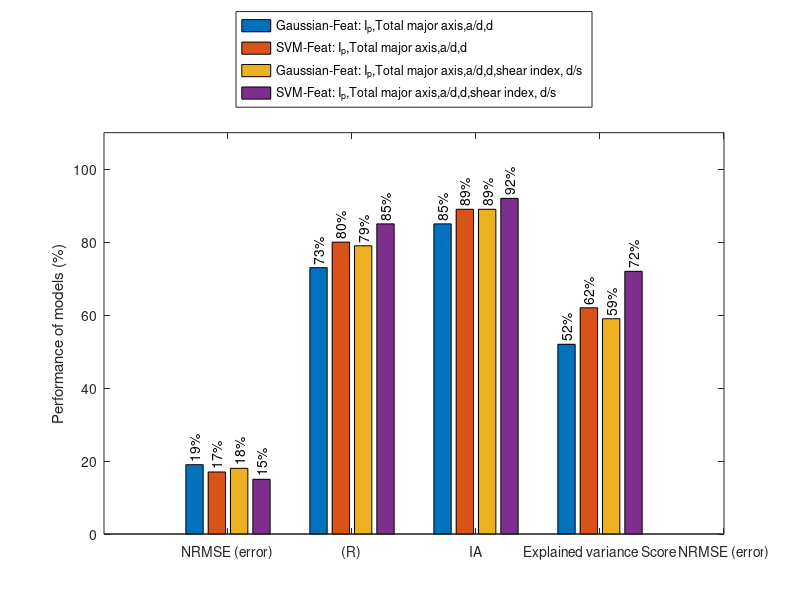

The MATLAB script that drew this image: (Note: this script raises an error after producing the figure.)
clear all,clc
close all
% data set 1
data = 100*[  0.19 , 0.17  , 0.18  ,0.15    ; 0.73   ,0.8   , 0.79  ,0.85   ; 0.85  , 0.89 ,0.89   , 0.92  ;  0.52  , 0.62   ,0.59  , 0.72  ];

% data = 100*[   ,   ,   ,    ;    ,   ,   ,    ;   ,  ,   ,   ;    ,    ,    ,   ];



fH = gcf; colormap(jet(4));
Labels = {'NRMSE (error)', '(R)', 'IA','Explained variance Score'};
set(gca, 'XTick', 1:4, 'XTickLabel', Labels);
h=bar(data);
ylabel('Performance of models (%)')
ybuff=1;

for i=1:length(h)
    XDATA=get(get(h(i),'Children'),'XData');
    YDATA=get(get(h(i),'Children'),'YData');
    for j=1:size(XDATA,2)
        x=XDATA(1,j)+(XDATA(3,j)-XDATA(1,j))/2;
        y=YDATA(2,j)+ybuff;
        t=[num2str(YDATA(2,j),3), '%' ];
        text(x,y,t,'Color','k','HorizontalAlignment','left','Rotation',90)
    end
end
legend('Gaussian-Feat: I_{p},Total major axis,a/d,d','SVM-Feat: I_{p},Total major axis,a/d,d','Gaussian-Feat: I_{p},Total major axis,a/d,d,shear index, d/s','SVM-Feat: I_{p},Total major axis,a/d,d,shear index, d/s','Location','NorthOutside')
set(gca, 'XTick', 1:5, 'XTickLabel', Labels);

ylim([0 110])
applyhatch_pluscolor(fH,'//cc', 0, [0 1 0 1], jet(4))


% applyhatch_pluscolor(gcf,'|-.+\',0,[1 1 0 1 0 ],cool(5),200,3,2)
% legend('baseline','SVM using Wavelet feat','SVM using Geometrical feat','J48 using Geometrical feat','SVM+J48 Geometrical feat','Position','bestoutside')
print('Performance_FR','-dpng', '-r1000');

%% Data set 2
clear all,clc
close all
% data set 1

% data2 = 100*[ 0.33, 0.37, 0.39,0.36 ,0.45  ,0.28 , 0.29,0.28 , 0.32, 0.35;0.9 ,0.86 ,0.86 ,0.9 , 0.87 ,0.91 ,0.9 ,0.91 ,0.9 ,0.88 ;0.94 ,0.92 ,0.92 ,0.94 ,0.92  ,0.95 , 0.94,0.95 ,0.94 ,0.93 ; 0.81,0.72 , 0.72,0.77 ,0.66  ,0.83 ,0.81 ,0.82 , 0.8,0.77];
% data = 100*[ 0.14 , 0.14 ,0.15  , 0.14 ;  0.84 ,0.85  , 0.82 , 0.84 ; 0.91 , 0.92 ,0.9 , 0.91 ; 0.7 ,0.72  ,0.66  , 0.7 ];

 data = 100*[ 0.14  , 0.15  , 0.13  ,  0.17 ,0.15 ;0.85    ,  0.88 ,0.9   ,  0.8  ,0.85; 0.92  , 0.93 ,0.95   , 0.89 ,0.92 ;  0.72  , 0.77   , 0.81   , 0.62  ,0.72];


fH = gcf; colormap(jet(6));
Labels = {'NRMSE (error)', '(R)', 'IA','Explained variance Score'};
set(gca, 'XTick', 1:6, 'XTickLabel', Labels);
h=bar(data);
ylabel('Performance of models (%)')
ybuff=1;

for i=1:length(h)
    XDATA=get(get(h(i),'Children'),'XData');
    YDATA=get(get(h(i),'Children'),'YData');
    for j=1:size(XDATA,2)
        x=XDATA(1,j)+(XDATA(3,j)-XDATA(1,j))/2;
        y=YDATA(2,j)+ybuff;
        t=[num2str(YDATA(2,j),3), '%' ];
        text(x,y,t,'Color','k','HorizontalAlignment','left','Rotation',90)
    end
end

legend('Data set w/o rein-SVM-Feat: I_{p},Total major axis,a/d,d','Data set w rein-Gaussian-Feat: I_{p},Total major axis,a/d,d','Data set w rein-SVM-Feat: crack length,Total major axis,a/d,d, shear index, d/s','Data sets w and w/o rein-SVM-Feat: I_{p},Total major axis,a/d,d','Data sets w and w/o rein-SVM-Feat: I_{p},Total major axis,a/d,d, shear index, d/s','Location','NorthOutside')
set(gca, 'XTick', 1:6, 'XTickLabel', Labels);

ylim([0 110])
applyhatch_pluscolor(fH,'//cc..', 0, [0 1 0 1 0 1], jet(6))

% applyhatch_pluscolor(gcf,'|-.+\',0,[1 1 0 1 0 ],cool(5),200,3,2)
% legend('baseline','SVM using Wavelet feat','SVM using Geometrical feat','J48 using Geometrical feat','SVM+J48 Geometrical feat','Position','bestoutside')
print('Performance_FR3','-dpng', '-r1000');

%% paper figure 3

clear all,clc
close all
% data set 1

% data2 = 100*[ 0.33, 0.37, 0.39,0.36 ,0.45  ,0.28 , 0.29,0.28 , 0.32, 0.35;0.9 ,0.86 ,0.86 ,0.9 , 0.87 ,0.91 ,0.9 ,0.91 ,0.9 ,0.88 ;0.94 ,0.92 ,0.92 ,0.94 ,0.92  ,0.95 , 0.94,0.95 ,0.94 ,0.93 ; 0.81,0.72 , 0.72,0.77 ,0.66  ,0.83 ,0.81 ,0.82 , 0.8,0.77];
 data = 100*[  0.08,0.09 ,0.09,0.09   , 0.1  ,   0.07 ;0.9, 0.87, 0.83  , 0.85  , 0.8  ,  0.92  ;0.95,0.93, 0.91  ,0.92  ,  0.88 ,  0.96 ; 0.81,0.76, 0.68  , 0.73   ,   0.64 ,   0.85];

fH = gcf; colormap(jet(6));
Labels = {'NRMSE (error)', '(R)', 'IA','Explained variance Score'};
set(gca, 'XTick', 1:6, 'XTickLabel', Labels);
h=bar(data);
ylabel('Performance of models (%)')
ybuff=1;

for i=1:length(h)
    XDATA=get(get(h(i),'Children'),'XData');
    YDATA=get(get(h(i),'Children'),'YData');
    for j=1:size(XDATA,2)
        x=XDATA(1,j)+(XDATA(3,j)-XDATA(1,j))/2;
        y=YDATA(2,j)+ybuff;
        t=[num2str(YDATA(2,j),3), '%' ];
        text(x,y,t,'Color','k','HorizontalAlignment','left','Rotation',90)
    end
end

legend('Data set w/o rein-Gaussian-Feat: All, a/d,d','Data set w/o rein-Gaussian-Feat: I_{p},Total major axis,NO cracks, a/d,d','Data set w rein-Gaussian-Feat: All, a/d,d','Data set w rein-Gaussian-Feat: I_{p},Total major axis,NO cracks, a/d,d','Data sets w and w/o rein-SVM-Feat: All,a/d,d','Data sets w and w/o rein-SVM-Feat:I_{p},No cracks,Total major axis,a/d,d,shear index,d/s','Location','NorthOutside')
set(gca, 'XTick', 1:6, 'XTickLabel', Labels);

ylim([0 110])
applyhatch_pluscolor(fH,'//cc..', 0, [0 1 0 1 0 1], jet(6))

% applyhatch_pluscolor(gcf,'|-.+\',0,[1 1 0 1 0 ],cool(5),200,3,2)
% legend('baseline','SVM using Wavelet feat','SVM using Geometrical feat','J48 using Geometrical feat','SVM+J48 Geometrical feat','Position','bestoutside')
print('Performance_1','-dpng', '-r1000');
